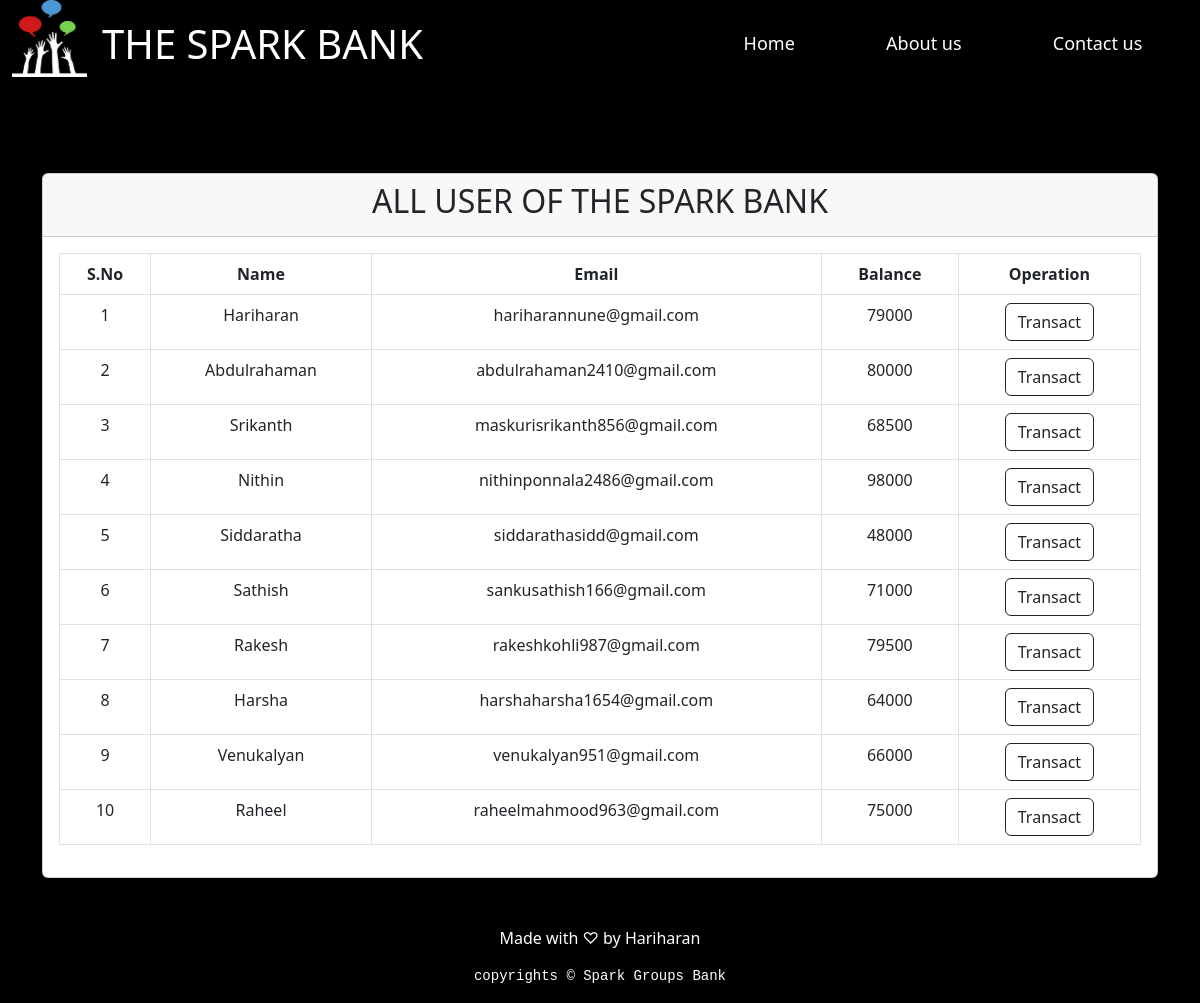
The page /users.php on the database its author committed.
### tables this page shows
CREATE TABLE `users` (
  `id` int(11) NOT NULL,
  `name` varchar(30) NOT NULL,
  `email` varchar(60) NOT NULL,
  `balance` bigint(20) NOT NULL
);

### users.php (the view, shortened to what this page needs)
<?php
    require_once("./db.php");
    $query = " select * from users";
    $result = mysqli_query($con,$query);
?>
<!DOCTYPE html>
<html lang="en">
<head>
    <link href="https://cdn.jsdelivr.net/npm/bootstrap@5.3.0/dist/css/bootstrap.min.css" rel="stylesheet">
</head>
<body class="bg-black">
    <div class=" container-fluid d-flex justify-content-between bg-black">
        <div class="col-5 logo d-flex">
            <img src="./logo.png" alt="" width="75px">
            <h1 class="logo-txt">THE SPARK BANK</h1>
        </div>
        <div class="col-5 nav-bar">
            <div class="nav-items">
                <ul class=" list-unstyled d-flex justify-content-around">
                    <li><a href="./index.php" class="text-decoration-none">Home</a></li>
                    <li><a href="https://www.thesparksfoundationsingapore.org/about/vision-mission-and-values/" target="_blank" class="text-decoration-none">About us</a></li>
                    <li><a href="https://www.thesparksfoundationsingapore.org/contact-us/" target="_blank" class="text-decoration-none">Contact us</a></li>
                </ul>
            </div>
        </div>
    </div>
    <div class="container">
        <div class="row mt-5">
            <div class="col">
                <div class="card mt-5">
                    <div class="card-header">
                        <h2 class="text-center">ALL USER OF THE SPARK BANK</h2>
                    </div>
                    <div class="card-body">
                        <table class="table table-bordered text-center">
                            <tr>
                                <th>S.No</th>
                                <th>Name</th>
                                <th>Email</th>
                                <th>Balance</th>
                                <th>Operation</th>
                            </tr>
                            <?php while($rows = mysqli_fetch_assoc($result)){ ?>
                            <tr>
                                <td>
                                    <?php echo $rows['id']; ?>
                                </td>
                                <td>
                                    <?php echo $rows['name']; ?>
                                </td>
                                <td>
                                    <?php echo $rows['email']; ?>
                                </td>
                                <td>
                                    <?php echo $rows['balance']; ?>
                                </td>
                                <td>
                                    <a href="./transact.php"class="btn btn-outline-dark">Transact</a>
                                </td>
                            </tr>
                            <?php
                   }
              ?>
                        </table>
                    </div>
                </div>
            </div>
        </div>
    </div>
    <div class="footer text-center bg-black text-white mt-5">
    <p>
        Made with ♡ by Hariharan
    </p>
    <pre>copyrights © Spark Groups Bank</pre>
    </div>
</body>
</html>

### users.php (style rules this page uses)
ul>li>a { color: white; font-size: large; }
ul { margin-top: 30px; }
.logo-txt { margin-top: 20px; margin-left: 15px; color: white; animation: fadeOut 1s; }

### rows shown on the page
users: id "1", name "Hariharan", email "hariharannune@gmail.com", balance "79000"
users: id "2", name "Abdulrahaman", email "abdulrahaman2410@gmail.com", balance "80000"
users: id "3", name "Srikanth", email "maskurisrikanth856@gmail.com", balance "68500"
users: id "4", name "Nithin", email "nithinponnala2486@gmail.com", balance "98000"
users: id "5", name "Siddaratha", email "siddarathasidd@gmail.com", balance "48000"
users: id "6", name "Sathish", email "sankusathish166@gmail.com", balance "71000"
users: id "7", name "Rakesh", email "rakeshkohli987@gmail.com", balance "79500"
users: id "8", name "Harsha", email "harshaharsha1654@gmail.com", balance "64000"
users: id "9", name "Venukalyan", email "venukalyan951@gmail.com", balance "66000"
users: id "10", name "Raheel", email "raheelmahmood963@gmail.com", balance "75000"
